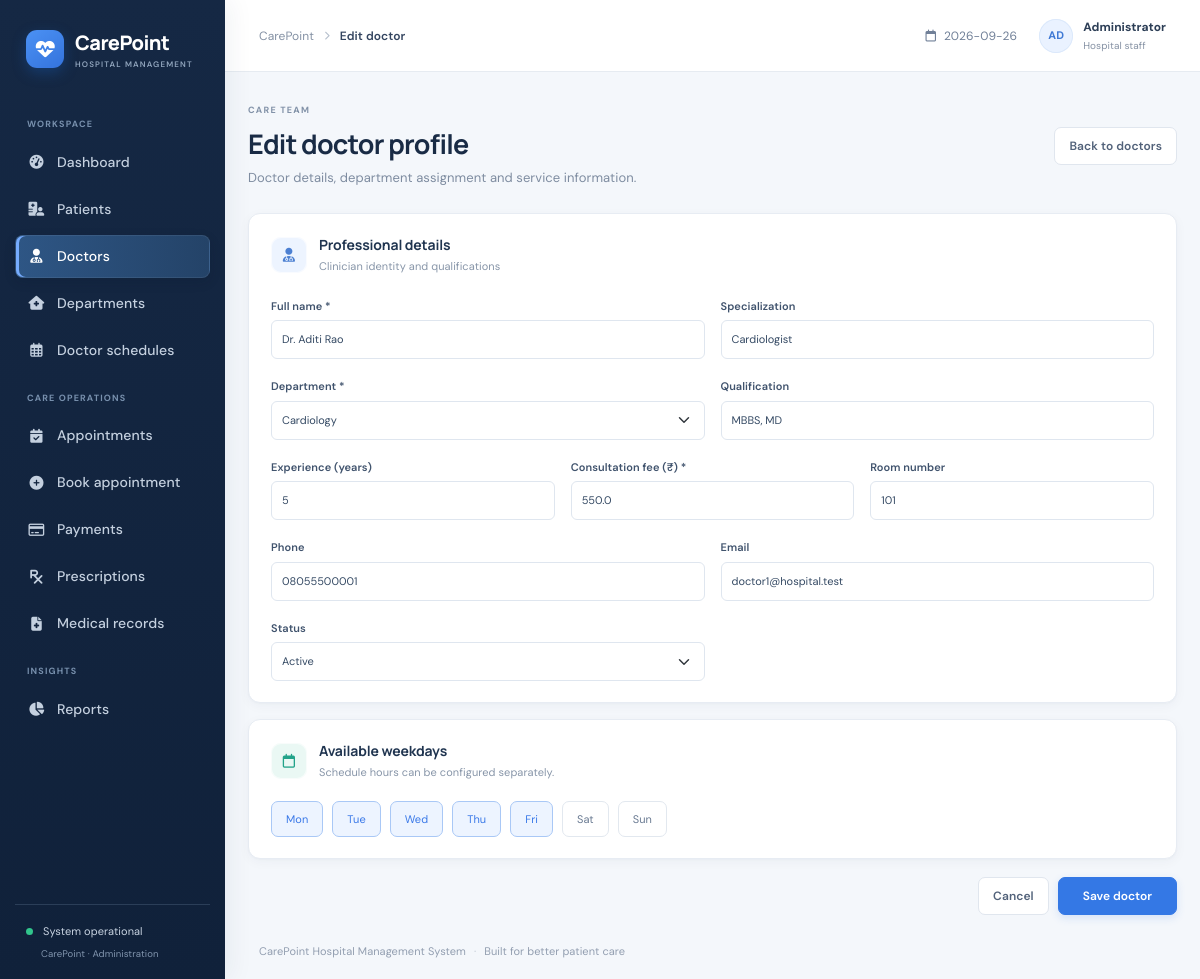
/doctors/edit/1, run on the app's committed database.
### tables this page shows
CREATE TABLE doctors(doctor_id INTEGER PRIMARY KEY, doctor_code TEXT UNIQUE NOT NULL, full_name TEXT NOT NULL, specialization TEXT, department_id INTEGER NOT NULL REFERENCES departments ON DELETE RESTRICT, qualification TEXT, phone TEXT, email TEXT, consultation_fee REAL NOT NULL DEFAULT 0 CHECK(consultation_fee>=0), experience_years INTEGER DEFAULT 0, room_number TEXT, available_days TEXT DEFAULT '', status TEXT NOT NULL DEFAULT 'Active', created_at TEXT NOT NULL DEFAULT CURRENT_TIMESTAMP);

### app.py (the view)
@app.route('/doctors/edit/<int:id>',methods=['GET','POST'])
def edit_doctor(id): return doctor_form(id)

### app.py (called while the page is built, shortened)
def db():
    conn = sqlite3.connect(DB_PATH, factory=ClosingConnection)
    conn.row_factory = sqlite3.Row
    conn.execute('PRAGMA foreign_keys = ON')
    return conn

def rows(sql, args=()):
    with db() as con:
        return con.execute(sql, args).fetchall()

def one(sql, args=()):
    with db() as con:
        return con.execute(sql, args).fetchone()

@app.context_processor
def global_context(): return {'today':date.today().isoformat(), 'statuses':STATUSES, 'days':DAYS}

def doctor_form(id=None):
    doc=one('SELECT * FROM doctors WHERE doctor_id=?',(id,)) if id else {}
    if id and not doc: abort(404)
    deps=rows("SELECT * FROM departments WHERE status='Active' ORDER BY department_name")
    return render_template('doctor_form.html',doctor=doc,departments=deps,editing=bool(id))

    def __exit__(self, exc_type, exc, tb):
        try:
            return super().__exit__(exc_type, exc, tb)
        finally:
            self.close()

### templates/doctor_form.html
{% extends 'base.html' %}{% block title %}{{ 'Edit' if editing else 'Add' }} doctor{% endblock %}{% block page_name %}{{ 'Edit doctor' if editing else 'Add doctor' }}{% endblock %}{% block content %}<div class="page-heading"><div><div class="eyebrow">CARE TEAM</div><h1>{{ 'Edit doctor profile' if editing else 'Add a doctor' }}</h1><p>Doctor details, department assignment and service information.</p></div><a class="btn btn-light" href="{{ url_for('doctors') }}">Back to doctors</a></div><form method="post" class="form-layout"><section class="panel form-panel"><div class="section-title"><span class="section-icon"><i class="fa-solid fa-user-doctor"></i></span><div><h2>Professional details</h2><p>Clinician identity and qualifications</p></div></div><div class="row g-3"><div class="col-md-6"><label class="form-label">Full name *</label><input required class="form-control" name="full_name" value="{{ doctor.full_name or '' }}" placeholder="Dr. Aditi Rao"></div><div class="col-md-6"><label class="form-label">Specialization</label><input class="form-control" name="specialization" value="{{ doctor.specialization or '' }}"></div><div class="col-md-6"><label class="form-label">Department *</label><select required class="form-select" name="department_id"><option value="">Select department</option>{% for d in departments %}<option value="{{ d.department_id }}" {{ 'selected' if doctor.department_id|string==d.department_id|string }}>{{ d.department_name }}</option>{% endfor %}</select></div><div class="col-md-6"><label class="form-label">Qualification</label><input class="form-control" name="qualification" value="{{ doctor.qualification or '' }}" placeholder="MBBS, MD"></div><div class="col-md-4"><label class="form-label">Experience (years)</label><input class="form-control" type="number" min="0" name="experience_years" value="{{ doctor.experience_years or 0 }}"></div><div class="col-md-4"><label class="form-label">Consultation fee (₹) *</label><input class="form-control" type="number" min="0" step="0.01" name="consultation_fee" required value="{{ doctor.consultation_fee or 500 }}"></div><div class="col-md-4"><label class="form-label">Room number</label><input class="form-control" name="room_number" value="{{ doctor.room_number or '' }}"></div><div class="col-md-6"><label class="form-label">Phone</label><input class="form-control" name="phone" value="{{ doctor.phone or '' }}"></div><div class="col-md-6"><label class="form-label">Email</label><input class="form-control" type="email" name="email" value="{{ doctor.email or '' }}"></div><div class="col-md-6"><label class="form-label">Status</label><select class="form-select" name="status">{% for s in ['Active','Inactive','On Leave'] %}<option {{ 'selected' if doctor.status==s }}>{{ s }}</option>{% endfor %}</select></div></div></section><section class="panel form-panel"><div class="section-title"><span class="section-icon mint"><i class="fa-regular fa-calendar"></i></span><div><h2>Available weekdays</h2><p>Schedule hours can be configured separately.</p></div></div><div class="day-checks">{% for day in days %}<label><input type="checkbox" name="available_days" value="{{ day }}" {{ 'checked' if day in (doctor.available_days or '').split(',') }}><span>{{ day[:3] }}</span></label>{% endfor %}</div></section><div class="form-actions"><a class="btn btn-light" href="{{ url_for('doctors') }}">Cancel</a><button class="btn btn-primary px-4">Save doctor</button></div></form>{% endblock %}

### static/css/style.css (style rules this page uses)
:root { --ink:#172b4d;--muted:#738198;--line:#e9edf3;--bg:#f5f7fb;--blue:#3978e8;--nav:#15263f;--mint:#16a88b }
* { box-sizing:border-box }
body { margin:0;background:var(--bg);color:#253750;font-family:'DM Sans',sans-serif;font-size:14px }
.page-heading { display:flex;align-items:center;justify-content:space-between;gap:20px;margin-bottom:24px }
.eyebrow { font-size:9px;letter-spacing:1.15px;font-weight:700;color:#8897aa;margin-bottom:7px }
.page-heading h1 { font:700 25px Manrope,sans-serif;letter-spacing:-.65px;color:var(--ink);margin:0 }
.page-heading p { margin:6px 0 0;color:#7c899c;font-size:13px }
.btn { border-radius:7px;font-size:12px;font-weight:600;padding:9px 14px }
.btn-primary { background:var(--blue);border-color:var(--blue);box-shadow:0 3px 8px #3978e82a }
.btn-light,.btn-outline-secondary { background:white;border-color:#e2e7ee;color:#52627a }
.metric-card,.panel,.mini-metric { background:white;border:1px solid #ebeff4;border-radius:10px;box-shadow:0 2px 8px #17315a05 }
.panel { padding:19px 20px }
.panel-head h2,.section-title h2 { font:700 14px Manrope,sans-serif;color:#203550;margin:0 }
.panel-head p,.section-title p { color:#94a0b0;margin:4px 0 0;font-size:11px }
.search-field input,.form-control,.form-select { border-color:#e2e8ef;border-radius:6px;min-height:36px;font-size:11px;color:#42536b }
.form-layout { display:grid;gap:16px }
.form-panel { padding:23px }
.section-title { display:flex;align-items:center;gap:12px;margin-bottom:20px }
.section-icon { height:36px;width:36px;border-radius:10px;display:grid;place-items:center;background:#edf4ff;color:#4c80d2 }
.section-icon.mint { background:#eaf8f4;color:#23a38a }
.form-label { font-size:11px;font-weight:600;color:#506078;margin-bottom:6px }
.form-control,.form-select { padding:8px 10px }
.form-control::placeholder { color:#abb4c0 }
.form-actions { display:flex;justify-content:flex-end;gap:9px }
.day-checks { display:flex;gap:9px;flex-wrap:wrap }
.day-checks label span { display:block;border:1px solid #e2e8ef;border-radius:7px;padding:9px 14px;color:#687991;font-size:11px;cursor:pointer }
.day-checks label input:checked+span { background:#edf4ff;color:#3978e8;border-color:#a9c8f6 }

### static/css/polish.css (style rules this page uses)
:root { --ink: #192b45; --muted: #77869b; --line: #e6ebf2; --bg: #f4f7fb; --blue: #3478e5; --nav: #14243d; --mint: #149b82; }
body { background: #f4f7fb; color: #2c3e56; font-family: 'DM Sans', Inter, system-ui, sans-serif; letter-spacing: .005em; }
.page-heading { margin-bottom: 26px; }
.page-heading h1 { font-size: 27px; letter-spacing: -.8px; }
.page-heading p { font-size: 13px; color: #7e8ca0; }
.eyebrow { color: #8292a8; letter-spacing: 1.25px; }
.metric-card, .panel, .mini-metric { border-color: #e7ecf3; box-shadow: 0 3px 12px #1d35510a, 0 1px 2px #1d355106; }
.panel { border-radius: 12px; padding: 21px 22px; }
.panel-head h2, .section-title h2 { font-size: 14px; letter-spacing: -.15px; }
.panel-head p, .section-title p { color: #8795a8; }
.mini-icon, .metric-icon, .section-icon, .summary-icon { box-shadow: inset 0 0 0 1px #ffffffa8; }
.form-panel { border-radius: 12px; }
.form-label { color: #40536d; font-size: 11px; }
.form-control, .form-select { min-height: 39px; border-color: #dfe6ef; background-color: #fff; color: #354a64; transition: border-color .15s ease, box-shadow .15s ease; }
.form-control::placeholder { color: #a4afbe; }
.form-actions { padding-top: 2px; }
.btn { min-height: 36px; transition: transform .15s ease, box-shadow .15s ease, background .15s ease; }
.btn-primary { background: #3478e5; border-color: #3478e5; }
.btn-light, .btn-outline-secondary { border-color: #e0e6ee; }

### data on the page
doctors: full_name "Dr. Aditi Rao", specialization "Cardiologist", qualification "MBBS, MD", experience_years "5", consultation_fee "550.0", room_number "101", phone "08055500001", email "doctor1@hospital.test"

### other printed values
{{ 'Edit doctor' if editing else 'Add doctor' }} "Edit doctor"
{{ 'Edit doctor profile' if editing else 'Add a doctor' }} "Edit doctor profile"
{{ day[:3] }} "Mon" "Tue" "Wed" "Thu" "Fri" "Sat" "Sun"
form field department_id "Cardiology"
form field status "Active"
